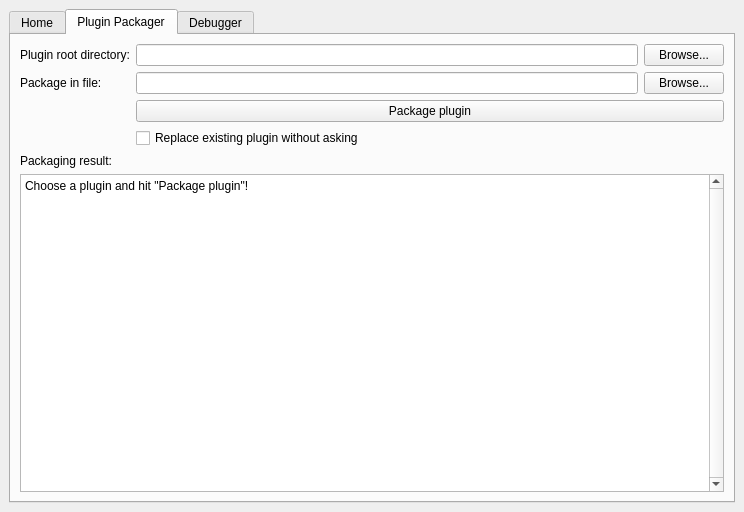
<?xml version="1.0" encoding="UTF-8"?>
<ui version="4.0">
 <class>MainWindow</class>
 <widget class="QMainWindow" name="MainWindow">
  <property name="geometry">
   <rect>
    <x>0</x>
    <y>0</y>
    <width>744</width>
    <height>512</height>
   </rect>
  </property>
  <property name="windowTitle">
   <string>Pocsel SDK</string>
  </property>
  <widget class="QWidget" name="centralwidget">
   <layout class="QVBoxLayout" name="verticalLayout">
    <item>
     <widget class="QTabWidget" name="tabWidget">
      <property name="currentIndex">
       <number>1</number>
      </property>
      <widget class="QWidget" name="tab">
       <attribute name="title">
        <string>Home</string>
       </attribute>
       <layout class="QFormLayout" name="formLayout">
        <item row="0" column="0">
         <widget class="QLabel" name="label">
          <property name="text">
           <string>Pocsel SDK</string>
          </property>
         </widget>
        </item>
        <item row="1" column="0">
         <widget class="QLabel" name="label_2">
          <property name="text">
           <string>Version:</string>
          </property>
         </widget>
        </item>
        <item row="1" column="1">
         <widget class="QLabel" name="versionLabel">
          <property name="text">
           <string/>
          </property>
         </widget>
        </item>
       </layout>
      </widget>
      <widget class="QWidget" name="tab_2">
       <attribute name="title">
        <string>Plugin Packager</string>
       </attribute>
       <layout class="QVBoxLayout" name="verticalLayout_2">
        <item>
         <layout class="QFormLayout" name="formLayout_2">
          <item row="0" column="0">
           <widget class="QLabel" name="label_3">
            <property name="text">
             <string>Plugin root directory:</string>
            </property>
           </widget>
          </item>
          <item row="0" column="1">
           <layout class="QHBoxLayout" name="horizontalLayout">
            <item>
             <widget class="QLineEdit" name="lineEdit"/>
            </item>
            <item>
             <widget class="QPushButton" name="pushButton">
              <property name="text">
               <string>Browse...</string>
              </property>
             </widget>
            </item>
           </layout>
          </item>
          <item row="1" column="0">
           <widget class="QLabel" name="label_4">
            <property name="text">
             <string>Package in file:</string>
            </property>
           </widget>
          </item>
          <item row="1" column="1">
           <layout class="QHBoxLayout" name="horizontalLayout_2">
            <item>
             <widget class="QLineEdit" name="lineEdit_2"/>
            </item>
            <item>
             <widget class="QPushButton" name="pushButton_3">
              <property name="text">
               <string>Browse...</string>
              </property>
             </widget>
            </item>
           </layout>
          </item>
          <item row="2" column="1">
           <widget class="QPushButton" name="pushButton_2">
            <property name="text">
             <string>Package plugin</string>
            </property>
           </widget>
          </item>
          <item row="3" column="1">
           <widget class="QCheckBox" name="checkBox">
            <property name="text">
             <string>Replace existing plugin without asking</string>
            </property>
           </widget>
          </item>
         </layout>
        </item>
        <item>
         <widget class="QLabel" name="label_5">
          <property name="text">
           <string>Packaging result:</string>
          </property>
         </widget>
        </item>
        <item>
         <widget class="QPlainTextEdit" name="plainTextEdit">
          <property name="verticalScrollBarPolicy">
           <enum>Qt::ScrollBarAlwaysOn</enum>
          </property>
          <property name="tabChangesFocus">
           <bool>true</bool>
          </property>
          <property name="undoRedoEnabled">
           <bool>false</bool>
          </property>
          <property name="readOnly">
           <bool>true</bool>
          </property>
          <property name="plainText">
           <string>Choose a plugin and hit &quot;Package plugin&quot;!</string>
          </property>
         </widget>
        </item>
       </layout>
      </widget>
      <widget class="QWidget" name="tab_3">
       <attribute name="title">
        <string>Debugger</string>
       </attribute>
       <layout class="QVBoxLayout" name="verticalLayout_3">
        <item>
         <widget class="QMdiArea" name="mdiArea">
          <property name="viewMode">
           <enum>QMdiArea::SubWindowView</enum>
          </property>
          <property name="documentMode">
           <bool>false</bool>
          </property>
         </widget>
        </item>
       </layout>
      </widget>
     </widget>
    </item>
   </layout>
  </widget>
 </widget>
 <resources/>
 <connections/>
</ui>
